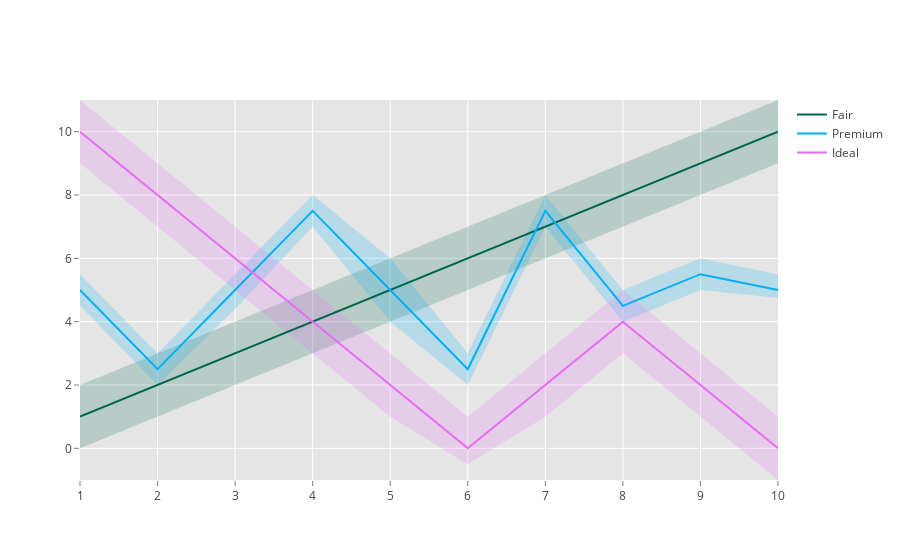

The notebook cell this image was saved under:
### Code cell
import plotly.plotly as py
import plotly.graph_objs as go

x = [1, 2, 3, 4, 5, 6, 7, 8, 9, 10]
x_rev = x[::-1]

# Line 1
y1 = [1, 2, 3, 4, 5, 6, 7, 8, 9, 10]
y1_upper = [2, 3, 4, 5, 6, 7, 8, 9, 10, 11]
y1_lower = [0, 1, 2, 3, 4, 5, 6, 7, 8, 9]
y1_lower = y1_lower[::-1]

# Line 2
y2 = [5, 2.5, 5, 7.5, 5, 2.5, 7.5, 4.5, 5.5, 5]
y2_upper = [5.5, 3, 5.5, 8, 6, 3, 8, 5, 6, 5.5]
y2_lower = [4.5, 2, 4.4, 7, 4, 2, 7, 4, 5, 4.75]
y2_lower = y2_lower[::-1]

# Line 3
y3 = [10, 8, 6, 4, 2, 0, 2, 4, 2, 0]
y3_upper = [11, 9, 7, 5, 3, 1, 3, 5, 3, 1]
y3_lower = [9, 7, 5, 3, 1, -.5, 1, 3, 1, -1]
y3_lower = y3_lower[::-1]

trace1 = go.Scatter(
    x=x+x_rev,
    y=y1_upper+y1_lower,
    fill='tozerox',
    fillcolor='rgba(0,100,80,0.2)',
    line=dict(color='rgba(255,255,255,0)'),
    showlegend=False,
    name='Fair',
)
trace2 = go.Scatter(
    x=x+x_rev,
    y=y2_upper+y2_lower,
    fill='tozerox',
    fillcolor='rgba(0,176,246,0.2)',
    line=dict(color='rgba(255,255,255,0)'),
    name='Premium',
    showlegend=False,
)
trace3 = go.Scatter(
    x=x+x_rev,
    y=y3_upper+y3_lower,
    fill='tozerox',
    fillcolor='rgba(231,107,243,0.2)',
    line=dict(color='rgba(255,255,255,0)'),
    showlegend=False,
    name='Fair',
)
trace4 = go.Scatter(
    x=x,
    y=y1,
    line=dict(color='rgb(0,100,80)'),
    mode='lines',
    name='Fair',
)
trace5 = go.Scatter(
    x=x,
    y=y2,
    line=dict(color='rgb(0,176,246)'),
    mode='lines',
    name='Premium',
)
trace6 = go.Scatter(
    x=x,
    y=y3,
    line=dict(color='rgb(231,107,243)'),
    mode='lines',
    name='Ideal',
)

data = [trace1, trace2, trace3, trace4, trace5, trace6]

layout = go.Layout(
    paper_bgcolor='rgb(255,255,255)',
    plot_bgcolor='rgb(229,229,229)',
    xaxis=dict(
        gridcolor='rgb(255,255,255)',
        range=[1,10],
        showgrid=True,
        showline=False,
        showticklabels=True,
        tickcolor='rgb(127,127,127)',
        ticks='outside',
        zeroline=False
    ),
    yaxis=dict(
        gridcolor='rgb(255,255,255)',
        showgrid=True,
        showline=False,
        showticklabels=True,
        tickcolor='rgb(127,127,127)',
        ticks='outside',
        zeroline=False
    ),
)
fig = go.Figure(data=data, layout=layout)
iplot(fig)

### Figure 1 — Plotly figure (JSON) as saved in the notebook; plotly's stock layout.template omitted (floating-point values rounded to 4 significant figures)
{"data": [{"fill": "tozerox", "fillcolor": "rgba(0,100,80,0.2)", "line": {"color": "rgba(255,255,255,0)"}, "name": "Fair", "showlegend": false, "type": "scatter", "x": [1, 2, 3, 4, 5, 6, 7, 8, 9, 10, 10, 9, 8, 7, 6, 5, 4, 3, 2, 1], "y": [2, 3, 4, 5, 6, 7, 8, 9, 10, 11, 9, 8, 7, 6, 5, 4, 3, 2, 1, 0]}, {"fill": "tozerox", "fillcolor": "rgba(0,176,246,0.2)", "line": {"color": "rgba(255,255,255,0)"}, "name": "Premium", "showlegend": false, "type": "scatter", "x": [1, 2, 3, 4, 5, 6, 7, 8, 9, 10, 10, 9, 8, 7, 6, 5, 4, 3, 2, 1], "y": [5.5, 3, 5.5, 8, 6, 3, 8, 5, 6, 5.5, 4.75, 5, 4, 7, 2, 4, 7, 4.4, 2, 4.5]}, {"fill": "tozerox", "fillcolor": "rgba(231,107,243,0.2)", "line": {"color": "rgba(255,255,255,0)"}, "name": "Fair", "showlegend": false, "type": "scatter", "x": [1, 2, 3, 4, 5, 6, 7, 8, 9, 10, 10, 9, 8, 7, 6, 5, 4, 3, 2, 1], "y": [11, 9, 7, 5, 3, 1, 3, 5, 3, 1, -1, 1, 3, 1, -0.5, 1, 3, 5, 7, 9]}, {"line": {"color": "rgb(0,100,80)"}, "mode": "lines", "name": "Fair", "type": "scatter", "x": [1, 2, 3, 4, 5, 6, 7, 8, 9, 10], "y": [1, 2, 3, 4, 5, 6, 7, 8, 9, 10]}, {"line": {"color": "rgb(0,176,246)"}, "mode": "lines", "name": "Premium", "type": "scatter", "x": [1, 2, 3, 4, 5, 6, 7, 8, 9, 10], "y": [5, 2.5, 5, 7.5, 5, 2.5, 7.5, 4.5, 5.5, 5]}, {"line": {"color": "rgb(231,107,243)"}, "mode": "lines", "name": "Ideal", "type": "scatter", "x": [1, 2, 3, 4, 5, 6, 7, 8, 9, 10], "y": [10, 8, 6, 4, 2, 0, 2, 4, 2, 0]}], "layout": {"paper_bgcolor": "rgb(255,255,255)", "plot_bgcolor": "rgb(229,229,229)", "xaxis": {"gridcolor": "rgb(255,255,255)", "range": [1, 10], "showgrid": true, "showline": false, "showticklabels": true, "tickcolor": "rgb(127,127,127)", "ticks": "outside", "zeroline": false}, "yaxis": {"gridcolor": "rgb(255,255,255)", "showgrid": true, "showline": false, "showticklabels": true, "tickcolor": "rgb(127,127,127)", "ticks": "outside", "zeroline": false}}}
